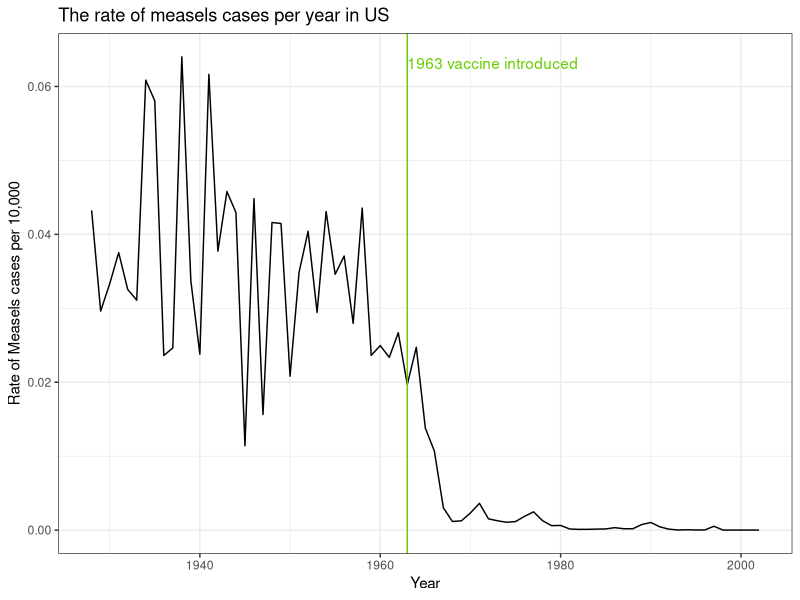
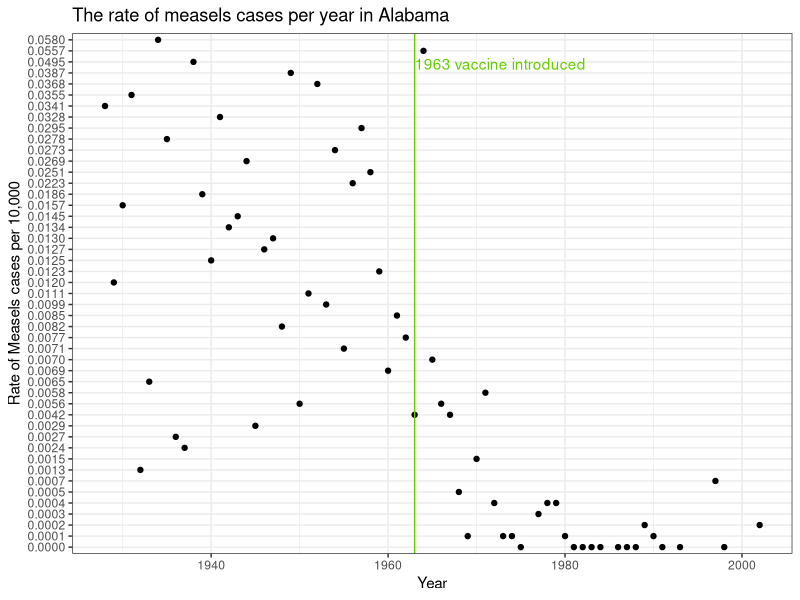
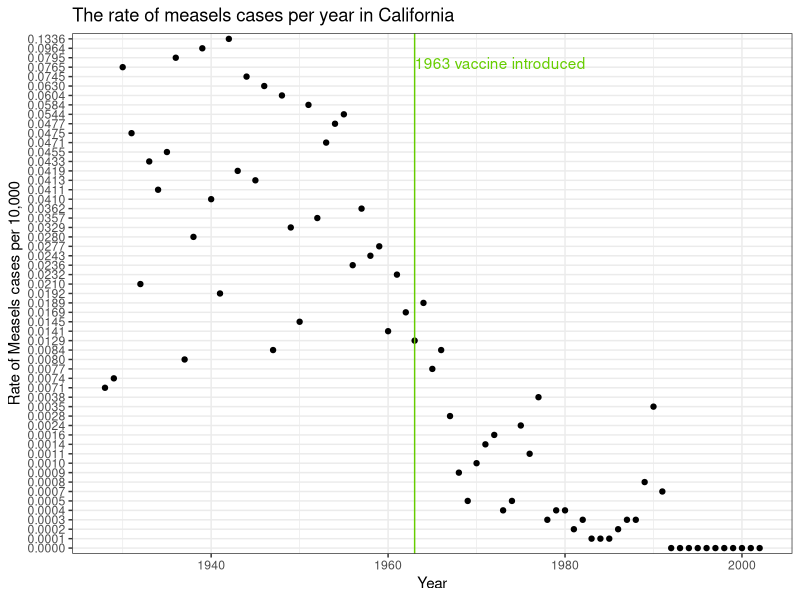
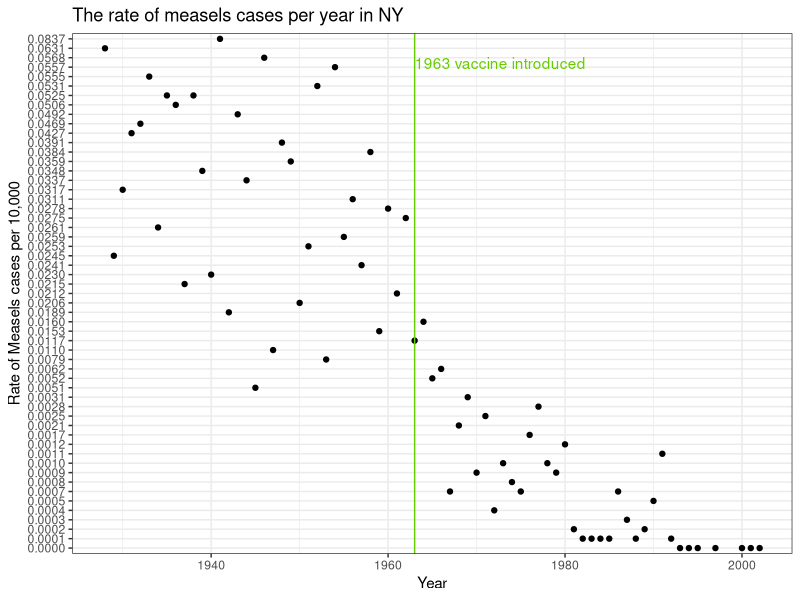
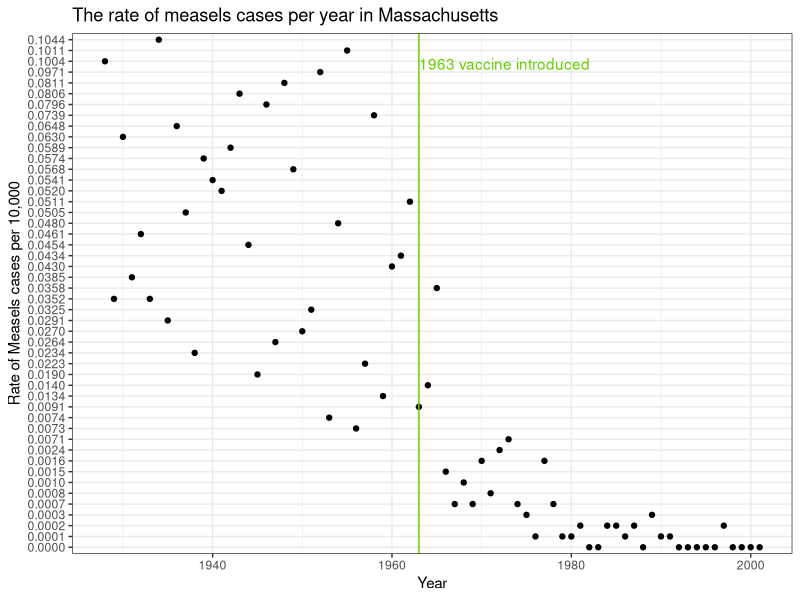

Source code (R) for these figures, in order:
## ---- chunk 1
# install libraries
library(tidyverse)
library(dslabs)
## ---- chunk 2
head(us_contagious_diseases)
## ---- chunk 3
# Find all the records with 0 week reported that year
weeks_0 <- us_contagious_diseases %>% 
  filter(weeks_reporting == 0)
head(weeks_0)
## ---- chunk 4
# Filter the rows by measles disease only
# Exclude states Hawaii and Alaska
# Remove the records where there were no weeks when data was reported

# Taking an average of counts of measles in all the states each year
avg <- us_contagious_diseases |> 
    filter(disease == "Measles" & !state %in% c("Hawaii", "Alaska") & weeks_reporting > 0) |>
    group_by(year) |>
    summarize(rate = sum(count/weeks_reporting * 52, na.rm=TRUE)/sum(population) * 10,000)
avg
## ---- chunk 5
# I get some strange "0" column - let's drop it to make the data cleaner
avg = subset(avg, select = c("year","rate"))
avg
## ---- chunk 6
# Measels vaccine was introduced in 1963
meas_cases <- avg |> 
  ggplot(aes(year, rate)) +  geom_line() +
  geom_vline(xintercept = 1963, show.legend = TRUE, color = "chartreuse3") +
  annotate("text", x = 1963, y = max(avg$rate), label = "1963 vaccine introduced", 
           vjust = 1, hjust = 0, color = "chartreuse3") +
  labs(title = "The rate of measels cases per year in US", x = "Year", y = "Rate of Measels cases per 10,000") +
  theme_bw()

meas_cases
## ---- chunk 7
## use this color pallete
reds <- RColorBrewer::brewer.pal(9, "Reds")
#us_contagious_diseases |>
## ---- chunk 8
# Add column of measels cases per 10,000 people 
state_trends <- us_contagious_diseases |>
                filter(disease == "Measles" & !state %in% c("Hawaii", "Alaska") & weeks_reporting > 0) |>
                mutate (cases_per_10000r = count/weeks_reporting * 52 /population * 10,000) |>
                mutate(cases_per_10000 = sprintf("%.4f", cases_per_10000r))
head(state_trends)
## ---- chunk 9
Alabama_df <- state_trends |> 
           filter(state == "Alabama")

#Plot Alabama data only
Alabama_df |> 
  ggplot(aes(year, cases_per_10000)) + 
  geom_point() +
  geom_vline(xintercept = 1963, show.legend = TRUE, color = "chartreuse3") +
  annotate("text", x = 1963, y = max(Alabama_df$cases_per_10000), label = "1963 vaccine introduced", 
           vjust = 2.5, hjust = 0, color = "chartreuse3") +
  labs(title = "The rate of measels cases per year in Alabama", x = "Year", y = "Rate of Measels cases per 10,000") +
  theme_bw()
## ---- chunk 10
California_df <- state_trends |> 
           filter(state == "California")

#Plot California data only
California_df |> 
  ggplot(aes(year, cases_per_10000)) + 
  geom_point() +
  geom_vline(xintercept = 1963, show.legend = TRUE, color = "chartreuse3") +
  annotate("text", x = 1963, y = max(California_df$cases_per_10000), label = "1963 vaccine introduced", 
           vjust = 2.5, hjust = 0, color = "chartreuse3") +
  labs(title = "The rate of measels cases per year in California", x = "Year", y = "Rate of Measels cases per 10,000") +
  theme_bw()
## ---- chunk 11
NY_df <- state_trends |> 
           filter(state == "New York")

#Plot NY state data only
NY_df |> 
  ggplot(aes(year, cases_per_10000)) + 
  geom_point() +
  geom_vline(xintercept = 1963, show.legend = TRUE, color = "chartreuse3") +
  annotate("text", x = 1963, y = max(NY_df$cases_per_10000), label = "1963 vaccine introduced", 
           vjust = 2.5, hjust = 0, color = "chartreuse3") +
  labs(title = "The rate of measels cases per year in NY", x = "Year", y = "Rate of Measels cases per 10,000") +
  theme_bw()
## ---- chunk 12
Mass_df <- state_trends |> 
           filter(state == "Massachusetts")

#Plot Massachusetts state data only
Mass_df |> 
  ggplot(aes(year, cases_per_10000)) + 
  geom_point() +
  geom_vline(xintercept = 1963, show.legend = TRUE, color = "chartreuse3") +
  annotate("text", x = 1963, y = max(Mass_df$cases_per_10000), label = "1963 vaccine introduced", 
           vjust = 2.5, hjust = 0, color = "chartreuse3") +
  labs(title = "The rate of measels cases per year in Massachusetts", x = "Year", y = "Rate of Measels cases per 10,000") +
  theme_bw()
